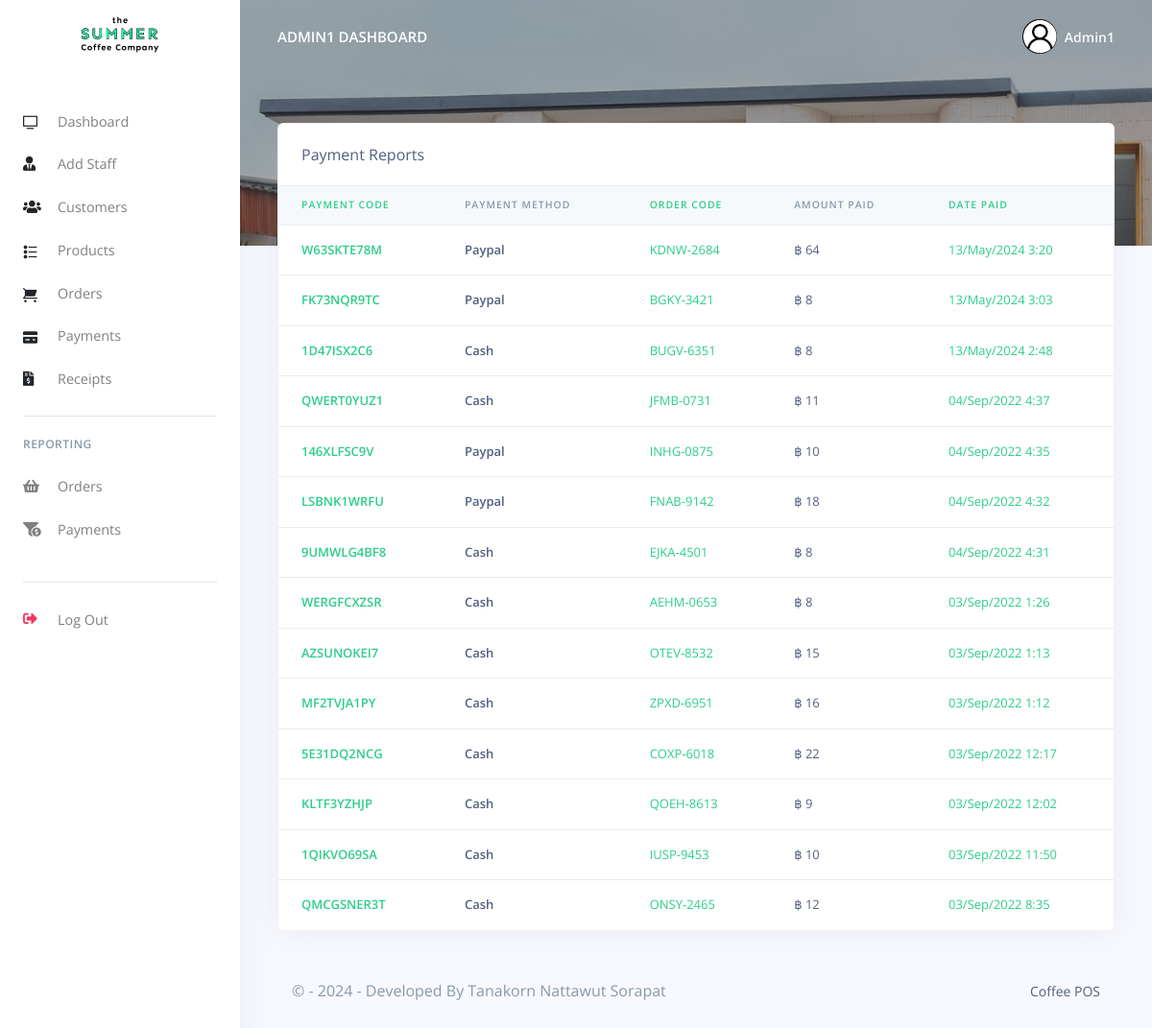
Screenshot of /Restro/admin/payments_reports.php (signed in) with the database file from the repository.
### tables this page shows
CREATE TABLE `rpos_admin` (
  `admin_id` varchar(200) NOT NULL,
  `admin_name` varchar(200) NOT NULL,
  `admin_email` varchar(200) NOT NULL,
  `admin_password` varchar(200) NOT NULL
);

CREATE TABLE `rpos_payments` (
  `pay_id` varchar(200) NOT NULL,
  `pay_code` varchar(200) NOT NULL,
  `order_code` varchar(200) NOT NULL,
  `customer_id` varchar(200) NOT NULL,
  `pay_amt` varchar(200) NOT NULL,
  `pay_method` varchar(200) NOT NULL,
  `created_at` timestamp(6) NOT NULL DEFAULT CURRENT_TIMESTAMP(6) ON UPDATE CURRENT_TIMESTAMP(6)
);

### Restro/admin/payments_reports.php (the view, shortened to what this page needs)
<?php
include('config/config.php');
require_once('partials/_head.php');
?>
<body>
    <?php
    require_once('partials/_sidebar.php');
    ?>
    <div class="main-content">
        <?php
        require_once('partials/_topnav.php');
        ?>
        <div class="container-fluid mt--8">
            <div class="row">
                <div class="col">
                    <div class="card shadow">
                        <div class="card-header border-0">
                            Payment Reports
                        </div>
                        <div class="table-responsive">
                            <table class="table align-items-center table-flush">
                                <thead class="thead-light">
                                    <tr>
                                        <th class="text-success" scope="col">Payment Code</th>
                                        <th scope="col">Payment Method</th>
                                        <th class="text-success" scope="col">Order Code</th>
                                        <th scope="col">Amount Paid</th>
                                        <th class="text-success" scope="col">Date Paid</th>
                                    </tr>
                                </thead>
                                <tbody>
                                    <?php
                                    $ret = "SELECT * FROM  rpos_payments ORDER BY `created_at` DESC ";
                                    $stmt = $mysqli->prepare($ret);
                                    $stmt->execute();
                                    $res = $stmt->get_result();
                                    while ($payment = $res->fetch_object()) {
                                    ?>
                                        <tr>
                                            <th class="text-success" scope="row">
                                                <?php echo $payment->pay_code; ?>
                                            </th>
                                            <th scope="row">
                                                <?php echo $payment->pay_method; ?>
                                            </th>
                                            <td class="text-success">
                                                <?php echo $payment->order_code; ?>
                                            </td>
                                            <td>
                                                ฿ <?php echo $payment->pay_amt; ?>
                                            </td>
                                            <td class="text-success">
                                                <?php echo date('d/M/Y g:i', strtotime($payment->created_at)) ?>
                                            </td>
                                        </tr>
                                    <?php } ?>
                                </tbody>
                            </table>
                        </div>
                    </div>
                </div>
            </div>
            <?php
            require_once('partials/_footer.php');
            ?>
        </div>
    </div>
</body>
</html>

### Restro/admin/partials/_sidebar.php (shortened to what this page needs)
<?php
$admin_id = $_SESSION['admin_id'];
$ret = "SELECT * FROM  rpos_admin  WHERE admin_id = '$admin_id'";
$stmt = $mysqli->prepare($ret);
$stmt->execute();
$res = $stmt->get_result();
while ($admin = $res->fetch_object()) {
?>
  <nav class="navbar navbar-vertical fixed-left navbar-expand-md navbar-light bg-white" id="sidenav-main">
    <div class="container-fluid">
      <a class="navbar-brand pt-0" href="dashboard.php">
        <img src="assets/img/brand/cofpos1.png" class="navbar-brand-img" alt="...">
      </a>
      <div class="collapse navbar-collapse" id="sidenav-collapse-main">
        <ul class="navbar-nav">
          <li class="nav-item">
            <a class="nav-link" href="dashboard.php">
              <i class="ni ni-tv-2 text-dark"></i> Dashboard
            </a>
          </li>
          <li class="nav-item">
            <a class="nav-link" href="hrm.php">
              <i class="fas fa-user-tie text-dark"></i> Add Staff
            </a>
          </li>
          <li class="nav-item">
            <a class="nav-link" href="customes.php">
              <i class="fas fa-users text-dark"></i> Customers
            </a>
          </li>
          <li class="nav-item">
            <a class="nav-link" href="products.php">
              <i class="ni ni-bullet-list-67 text-dark"></i>Products
            </a>
          </li>
          <li class="nav-item">
            <a class="nav-link" href="orders.php">
              <i class="ni ni-cart text-dark"></i> Orders
            </a>
          </li>
          <li class="nav-item">
            <a class="nav-link" href="payments.php">
              <i class="ni ni-credit-card text-dark"></i> Payments
            </a>
          </li>
          <li class="nav-item">
            <a class="nav-link" href="receipts.php">
              <i class="fas fa-file-invoice-dollar text-dark"></i> Receipts
            </a>
          </li>
        </ul>
        <hr class="my-3">
        <h6 class="navbar-heading text-muted">Reporting</h6>
        <ul class="navbar-nav mb-md-3">
          <li class="nav-item">
            <a class="nav-link" href="orders_reports.php">
              <i class="fas fa-shopping-basket"></i> Orders
            </a>
          </li>
          <li class="nav-item">
            <a class="nav-link" href="payments_reports.php">
              <i class="fas fa-funnel-dollar"></i> Payments
            </a>
          </li>
        </ul>
        <hr class="my-3">
        <ul class="navbar-nav mb-md-3">
          <li class="nav-item">
            <a class="nav-link" href="logout.php">
              <i class="fas fa-sign-out-alt text-danger"></i> Log Out
            </a>
          </li>
        </ul>
      </div>
    </div>
  </nav>
<?php } ?>

### Restro/admin/partials/_topnav.php (shortened to what this page needs)
<?php
$admin_id = $_SESSION['admin_id'];
$ret = "SELECT * FROM  rpos_admin  WHERE admin_id = '$admin_id'";
$stmt = $mysqli->prepare($ret);
$stmt->execute();
$res = $stmt->get_result();
while ($admin = $res->fetch_object()) {
?>
    <nav class="navbar navbar-top navbar-expand-md navbar-dark" id="navbar-main">
        <div class="container-fluid">
            <a class="h4 mb-0 text-white text-uppercase d-none d-lg-inline-block" href="dashboard.php"><?php echo $admin->admin_name; ?> Dashboard</a>
            <ul class="navbar-nav align-items-center d-none d-md-flex">
                <li class="nav-item dropdown">
                    <a class="nav-link pr-0" href="#" role="button" data-toggle="dropdown" aria-haspopup="true" aria-expanded="false">
                        <div class="media align-items-center">
                            <span class="avatar avatar-sm rounded-circle">
                                <img alt="Image placeholder" src="assets/img/theme/user-a-min3.png">
                            </span>
                            <div class="media-body ml-2 d-none d-lg-block">
                                <span class="mb-0 text-sm  font-weight-bold"><?php echo $admin->admin_name; ?></span>
                            </div>
                        </div>
                    </a>
                </li>
            </ul>
        </div>
    </nav>
<?php } ?>

### rows the page displays
rpos_admin: admin_name "ADMIN1", admin_name "Admin1"
rpos_payments: pay_code "W63SKTE78M", pay_method "Paypal", order_code "KDNW-2684", pay_amt "64", created_at "13/May/2024 3:20"
rpos_payments: pay_code "FK73NQR9TC", pay_method "Paypal", order_code "BGKY-3421", pay_amt "8", created_at "13/May/2024 3:03"
rpos_payments: pay_code "1D47ISX2C6", pay_method "Cash", order_code "BUGV-6351", pay_amt "8", created_at "13/May/2024 2:48"
rpos_payments: pay_code "QWERT0YUZ1", pay_method "Cash", order_code "JFMB-0731", pay_amt "11", created_at "04/Sep/2022 4:37"
rpos_payments: pay_code "146XLFSC9V", pay_method "Paypal", order_code "INHG-0875", pay_amt "10", created_at "04/Sep/2022 4:35"
rpos_payments: pay_code "LSBNK1WRFU", pay_method "Paypal", order_code "FNAB-9142", pay_amt "18", created_at "04/Sep/2022 4:32"
rpos_payments: pay_code "9UMWLG4BF8", pay_method "Cash", order_code "EJKA-4501", pay_amt "8", created_at "04/Sep/2022 4:31"
rpos_payments: pay_code "WERGFCXZSR", pay_method "Cash", order_code "AEHM-0653", pay_amt "8", created_at "03/Sep/2022 1:26"
rpos_payments: pay_code "AZSUNOKEI7", pay_method "Cash", order_code "OTEV-8532", pay_amt "15", created_at "03/Sep/2022 1:13"
rpos_payments: pay_code "MF2TVJA1PY", pay_method "Cash", order_code "ZPXD-6951", pay_amt "16", created_at "03/Sep/2022 1:12"
rpos_payments: pay_code "5E31DQ2NCG", pay_method "Cash", order_code "COXP-6018", pay_amt "22", created_at "03/Sep/2022 12:17"
rpos_payments: pay_code "KLTF3YZHJP", pay_method "Cash", order_code "QOEH-8613", pay_amt "9", created_at "03/Sep/2022 12:02"
rpos_payments: pay_code "1QIKVO69SA", pay_method "Cash", order_code "IUSP-9453", pay_amt "10", created_at "03/Sep/2022 11:50"
rpos_payments: pay_code "QMCGSNER3T", pay_method "Cash", order_code "ONSY-2465", pay_amt "12", created_at "03/Sep/2022 8:35"
